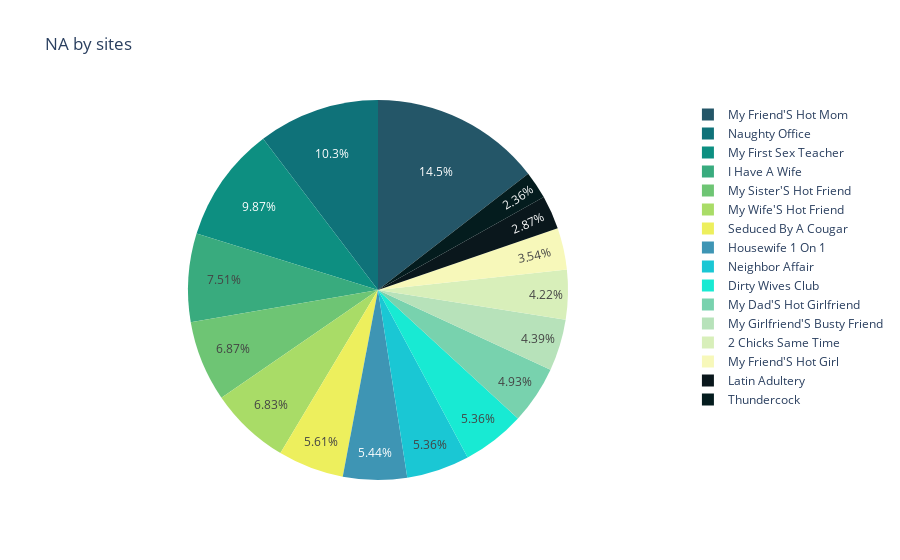

Here is the notebook cell this chart was saved with:
### Code cell
na_df = pd.read_csv('../data/na.csv')
actor_df = pd.read_csv('../data/na-actor-list.csv',index_col=0).reset_index(drop=True)
sites_wo = ['Mrs. Creampie','Milf Sugar Babes']

sites_wo = ['Mrs. Creampie',
            'Lesbian Girl On Girl',
            'My Girl Loves Anal',
            'College Sugar Babes',
            'Fast Times']
sc_clean = na_df[(na_df['is_remaster'] == False) &
                 (na_df['is_vr'] == False) &
                 (na_df['is_anal'] == False) &
                 ~(na_df['site'].isin(sites_wo))]

selected_actor = list(actor_df['name'])

a = '|'.join(selected_actor)
sc_clean = sc_clean[sc_clean['performer'].str.contains(a)]
site_clean = sc_clean.groupby(['site'])['title'].count().reset_index(name='count').sort_values(['count'])

site_clean = site_clean[site_clean['count']>50]
fig = px.pie(site_clean,values='count',names='site',title='NA by sites',color_discrete_sequence=px.colors.sequential.Aggrnyl)
fig.show()

### Figure 1 — Plotly figure (JSON) as saved in the notebook; plotly's stock layout.template omitted (floating-point values rounded to 4 significant figures)
{"data": [{"domain": {"x": [0, 1], "y": [0, 1]}, "hovertemplate": "site=%{label}<br>count=%{value}<extra></extra>", "labels": ["Thundercock", "Latin Adultery", "My Friend'S Hot Girl", "2 Chicks Same Time", "My Girlfriend'S Busty Friend", "My Dad'S Hot Girlfriend", "Neighbor Affair", "Dirty Wives Club", "Housewife 1 On 1", "Seduced By A Cougar", "My Wife'S Hot Friend", "My Sister'S Hot Friend", "I Have A Wife", "My First Sex Teacher", "Naughty Office", "My Friend'S Hot Mom"], "legendgroup": "", "name": "", "showlegend": true, "type": "pie", "values": [56, 68, 84, 100, 104, 117, 127, 127, 129, 133, 162, 163, 178, 234, 245, 344]}], "layout": {"legend": {"tracegroupgap": 0}, "piecolorway": ["rgb(36, 86, 104)", "rgb(15, 114, 121)", "rgb(13, 143, 129)", "rgb(57, 171, 126)", "rgb(110, 197, 116)", "rgb(169, 220, 103)", "rgb(237, 239, 93)"], "title": {"text": "NA by sites"}}}
